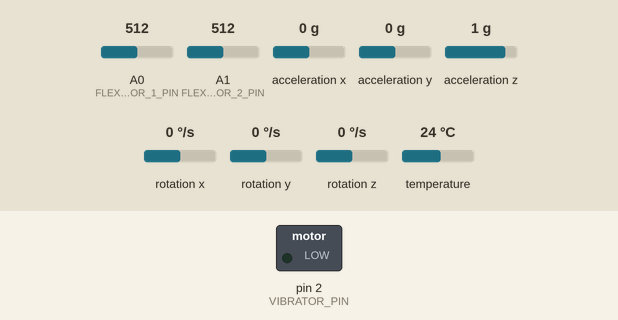
Simulated run of this sketch. Board: Arduino Uno, built with avr-gcc and run on an emulated ATmega328P. Parts: switched loads named in the sketch (green lamp = pin HIGH). Dashed ring = blinking. Inputs (shaded band) come from the test bench; at power-on: A0 (FLEX_SENSOR_1_PIN) = 512, A1 (FLEX_SENSOR_2_PIN) = 512, acceleration x 0 g, acceleration y 0 g, acceleration z 1 g, rotation x 0 °/s, rotation y 0 °/s, rotation z 0 °/s, temperature 24 °C. What the sketch prints to the serial monitor is not drawn.

Above: at 1.1 s.
Timing chart, 0 to 5.4 s (numbered marks = the images above):
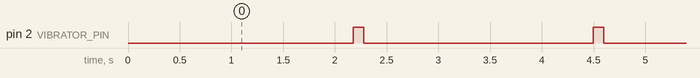

Measured:
- by itself, pin 2 (VIBRATOR_PIN): alternates HIGH for 0.10 s and LOW for 2.2 s

The sketch:

newdata.ino
```cpp
#include <Wire.h>
#include <Adafruit_MPU6050.h>
#include <Adafruit_Sensor.h>

#define NUM_SAMPLES     20
#define NUM_GESTURES    30
#define G               9.80665f
#define ACC_THRESHOLD   (1.1f*G)
#define VIBRATION_PERIOD 20 // Vibrate every 20 samples
const int motionThreshold = 5000;
#define GESTURE_0       0
#define GESTURE_1       1
#define GESTURE_TARGET  GESTURE_0

#define FLEX_SENSOR_1_PIN A0  // Connect flex sensor 1 to analog pin A0
#define FLEX_SENSOR_2_PIN A1  // Connect flex sensor 2 to analog pin A1
#define VIBRATOR_PIN 2        // Connect vibrator motor to digital pin 2

Adafruit_MPU6050 mpu;

void setup() {
  Serial.begin(115200);
  while (!Serial) {
    delay(100);
  }

  pinMode(VIBRATOR_PIN, OUTPUT); // Set vibrator pin as output

  if (!mpu.begin()) {
    Serial.println("Failed to initialize IMU!");
    while (1) {
      delay(100);
    }
  }

  mpu.setAccelerometerRange(MPU6050_RANGE_16_G);
  mpu.setGyroRange(MPU6050_RANGE_250_DEG);
  mpu.setFilterBandwidth(MPU6050_BAND_21_HZ);

  // Print CSV column names
  Serial.print("aX");
  for (int i = 0; i < NUM_SAMPLES; i++) {
    Serial.print(",");
    Serial.print("aY");
    Serial.print(i);
    Serial.print(",");
    Serial.print("aZ");
    Serial.print(i);
    Serial.print(",");
    Serial.print("gX");
    Serial.print(i);
    Serial.print(",");
    Serial.print("gY");
    Serial.print(i);
    Serial.print(",");
    Serial.print("gZ");
    Serial.print(i);
    Serial.print(",");
    Serial.print("flex1");
    Serial.print(i);
    Serial.print(",");
    Serial.print("flex2");
    Serial.print(i);
  }
  Serial.println(",target");
}

void loop() {
  sensors_event_t a, g, temp;

  bool movementDetected = false;
  int gesturesRead = 0;

  while (gesturesRead < NUM_GESTURES) {
    // Wait until movement is detected
    while (!movementDetected) {
      mpu.getEvent(&a, &g, &temp);
      int totalAcceleration = abs(a.acceleration.x) + abs(a.acceleration.y) + abs(a.acceleration.z);
      // Check for movement
      if (totalAcceleration > motionThreshold)
        {
        movementDetected = true;
      }
      delay(100);


    // Start sampling
    int samplesRead = 0;
    while (samplesRead < NUM_SAMPLES) {
      mpu.getEvent(&a, &g, &temp);

      // Read flex sensor values
      int flex1Value = analogRead(FLEX_SENSOR_1_PIN);
      int flex2Value = analogRead(FLEX_SENSOR_2_PIN);

      samplesRead++;

      Serial.print(a.acceleration.x, 3);
      Serial.print(',');
      Serial.print(a.acceleration.y, 3);
      Serial.print(',');
      Serial.print(a.acceleration.z, 3);
      Serial.print(',');
      Serial.print(g.gyro.x, 3);
      Serial.print(',');
      Serial.print(g.gyro.y, 3);
      Serial.print(',');
      Serial.print(g.gyro.z, 3);
      Serial.print(',');
      Serial.print(flex1Value);
      Serial.print(',');
      Serial.print(flex2Value);

      if (samplesRead == NUM_SAMPLES) {
        Serial.print(',');
        Serial.println(GESTURE_TARGET);
        // Vibrate after collecting 20 samples
        digitalWrite(VIBRATOR_PIN, HIGH); // Activate vibrator motor
        delay(100); // Vibration duration
        digitalWrite(VIBRATOR_PIN, LOW); // Turn off vibrator motor
      } else {
        Serial.print(',');
      }

      delay(100);
    }
    gesturesRead++;
    movementDetected = false; // Reset movement detection for the next gesture
  }

  // Stop the loop once all gestures are read
  while (true) {}
}
}
```
